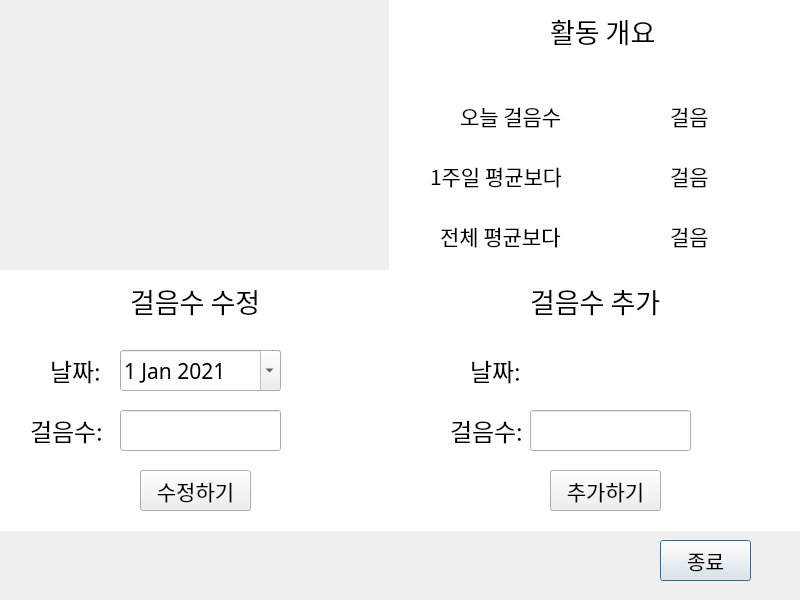
<?xml version="1.0" encoding="UTF-8"?>
<ui version="4.0">
 <class>Dialog</class>
 <widget class="QDialog" name="Dialog">
  <property name="geometry">
   <rect>
    <x>0</x>
    <y>0</y>
    <width>800</width>
    <height>600</height>
   </rect>
  </property>
  <property name="windowTitle">
   <string>Dialog</string>
  </property>
  <widget class="QPushButton" name="exit">
   <property name="geometry">
    <rect>
     <x>660</x>
     <y>540</y>
     <width>91</width>
     <height>41</height>
    </rect>
   </property>
   <property name="font">
    <font>
     <family>KoPub돋움체 Bold</family>
     <pointsize>15</pointsize>
    </font>
   </property>
   <property name="text">
    <string>종료</string>
   </property>
  </widget>
  <widget class="QLabel" name="image1">
   <property name="geometry">
    <rect>
     <x>-1</x>
     <y>-30</y>
     <width>400</width>
     <height>300</height>
    </rect>
   </property>
   <property name="font">
    <font>
     <family>KoPub돋움체 Bold</family>
    </font>
   </property>
   <property name="text">
    <string/>
   </property>
  </widget>
  <widget class="QLabel" name="label">
   <property name="geometry">
    <rect>
     <x>389</x>
     <y>-30</y>
     <width>411</width>
     <height>300</height>
    </rect>
   </property>
   <property name="styleSheet">
    <string notr="true">QLabel {background-color:white}</string>
   </property>
   <property name="text">
    <string/>
   </property>
  </widget>
  <widget class="QLabel" name="label_2">
   <property name="geometry">
    <rect>
     <x>550</x>
     <y>10</y>
     <width>111</width>
     <height>41</height>
    </rect>
   </property>
   <property name="font">
    <font>
     <family>KoPub돋움체 Bold</family>
     <pointsize>20</pointsize>
     <weight>50</weight>
     <bold>false</bold>
    </font>
   </property>
   <property name="text">
    <string>활동 개요</string>
   </property>
  </widget>
  <widget class="QLabel" name="label_3">
   <property name="geometry">
    <rect>
     <x>460</x>
     <y>100</y>
     <width>101</width>
     <height>31</height>
    </rect>
   </property>
   <property name="font">
    <font>
     <family>KoPub돋움체 Bold</family>
     <pointsize>16</pointsize>
     <weight>50</weight>
     <bold>false</bold>
    </font>
   </property>
   <property name="text">
    <string>오늘 걸음수:</string>
   </property>
  </widget>
  <widget class="QLabel" name="label_4">
   <property name="geometry">
    <rect>
     <x>430</x>
     <y>160</y>
     <width>131</width>
     <height>31</height>
    </rect>
   </property>
   <property name="font">
    <font>
     <family>KoPub돋움체 Bold</family>
     <pointsize>16</pointsize>
     <weight>50</weight>
     <bold>false</bold>
    </font>
   </property>
   <property name="text">
    <string>1주일 평균보다:</string>
   </property>
  </widget>
  <widget class="QLabel" name="label_5">
   <property name="geometry">
    <rect>
     <x>440</x>
     <y>220</y>
     <width>121</width>
     <height>31</height>
    </rect>
   </property>
   <property name="font">
    <font>
     <family>KoPub돋움체 Bold</family>
     <pointsize>16</pointsize>
     <weight>50</weight>
     <bold>false</bold>
    </font>
   </property>
   <property name="text">
    <string>전체 평균보다:</string>
   </property>
  </widget>
  <widget class="QLabel" name="today_text">
   <property name="geometry">
    <rect>
     <x>570</x>
     <y>100</y>
     <width>91</width>
     <height>31</height>
    </rect>
   </property>
   <property name="font">
    <font>
     <family>KoPub돋움체 Bold</family>
     <pointsize>16</pointsize>
     <weight>50</weight>
     <bold>false</bold>
    </font>
   </property>
   <property name="text">
    <string/>
   </property>
   <property name="alignment">
    <set>Qt::AlignCenter</set>
   </property>
  </widget>
  <widget class="QLabel" name="week_text">
   <property name="geometry">
    <rect>
     <x>570</x>
     <y>160</y>
     <width>91</width>
     <height>31</height>
    </rect>
   </property>
   <property name="font">
    <font>
     <family>KoPub돋움체 Bold</family>
     <pointsize>16</pointsize>
     <weight>50</weight>
     <bold>false</bold>
    </font>
   </property>
   <property name="text">
    <string/>
   </property>
   <property name="alignment">
    <set>Qt::AlignCenter</set>
   </property>
  </widget>
  <widget class="QLabel" name="total_text">
   <property name="geometry">
    <rect>
     <x>570</x>
     <y>220</y>
     <width>91</width>
     <height>31</height>
    </rect>
   </property>
   <property name="font">
    <font>
     <family>KoPub돋움체 Bold</family>
     <pointsize>16</pointsize>
     <weight>50</weight>
     <bold>false</bold>
    </font>
   </property>
   <property name="text">
    <string/>
   </property>
   <property name="alignment">
    <set>Qt::AlignCenter</set>
   </property>
  </widget>
  <widget class="QLabel" name="label_9">
   <property name="geometry">
    <rect>
     <x>670</x>
     <y>100</y>
     <width>41</width>
     <height>31</height>
    </rect>
   </property>
   <property name="font">
    <font>
     <family>KoPub돋움체 Bold</family>
     <pointsize>16</pointsize>
     <weight>50</weight>
     <bold>false</bold>
    </font>
   </property>
   <property name="text">
    <string>걸음</string>
   </property>
  </widget>
  <widget class="QLabel" name="label_10">
   <property name="geometry">
    <rect>
     <x>670</x>
     <y>160</y>
     <width>41</width>
     <height>31</height>
    </rect>
   </property>
   <property name="font">
    <font>
     <family>KoPub돋움체 Bold</family>
     <pointsize>16</pointsize>
     <weight>50</weight>
     <bold>false</bold>
    </font>
   </property>
   <property name="text">
    <string>걸음</string>
   </property>
  </widget>
  <widget class="QLabel" name="label_11">
   <property name="geometry">
    <rect>
     <x>670</x>
     <y>220</y>
     <width>41</width>
     <height>31</height>
    </rect>
   </property>
   <property name="font">
    <font>
     <family>KoPub돋움체 Bold</family>
     <pointsize>16</pointsize>
     <weight>50</weight>
     <bold>false</bold>
    </font>
   </property>
   <property name="text">
    <string>걸음</string>
   </property>
  </widget>
  <widget class="QLabel" name="date_text">
   <property name="geometry">
    <rect>
     <x>520</x>
     <y>50</y>
     <width>181</width>
     <height>41</height>
    </rect>
   </property>
   <property name="font">
    <font>
     <family>KoPub돋움체 Bold</family>
     <pointsize>20</pointsize>
     <weight>50</weight>
     <bold>false</bold>
    </font>
   </property>
   <property name="text">
    <string/>
   </property>
  </widget>
  <widget class="QLabel" name="label_6">
   <property name="geometry">
    <rect>
     <x>400</x>
     <y>270</y>
     <width>401</width>
     <height>261</height>
    </rect>
   </property>
   <property name="styleSheet">
    <string notr="true">QLabel {background-color:white}</string>
   </property>
   <property name="text">
    <string/>
   </property>
  </widget>
  <widget class="QLabel" name="label_7">
   <property name="geometry">
    <rect>
     <x>0</x>
     <y>270</y>
     <width>401</width>
     <height>261</height>
    </rect>
   </property>
   <property name="styleSheet">
    <string notr="true">QLabel {background-color:white}</string>
   </property>
   <property name="text">
    <string/>
   </property>
  </widget>
  <widget class="QLabel" name="label_8">
   <property name="geometry">
    <rect>
     <x>530</x>
     <y>280</y>
     <width>131</width>
     <height>41</height>
    </rect>
   </property>
   <property name="font">
    <font>
     <family>KoPub돋움체 Bold</family>
     <pointsize>20</pointsize>
     <weight>50</weight>
     <bold>false</bold>
    </font>
   </property>
   <property name="text">
    <string>걸음수 추가</string>
   </property>
  </widget>
  <widget class="QLabel" name="label_12">
   <property name="geometry">
    <rect>
     <x>130</x>
     <y>280</y>
     <width>131</width>
     <height>41</height>
    </rect>
   </property>
   <property name="font">
    <font>
     <family>KoPub돋움체 Bold</family>
     <pointsize>20</pointsize>
     <weight>50</weight>
     <bold>false</bold>
    </font>
   </property>
   <property name="text">
    <string>걸음수 수정</string>
   </property>
  </widget>
  <widget class="QDateEdit" name="dateEdit">
   <property name="geometry">
    <rect>
     <x>120</x>
     <y>350</y>
     <width>161</width>
     <height>41</height>
    </rect>
   </property>
   <property name="font">
    <font>
     <family>KoPub돋움체 Bold</family>
     <pointsize>16</pointsize>
    </font>
   </property>
   <property name="maximumDateTime">
    <datetime>
     <hour>23</hour>
     <minute>59</minute>
     <second>59</second>
     <year>2200</year>
     <month>12</month>
     <day>31</day>
    </datetime>
   </property>
   <property name="minimumDateTime">
    <datetime>
     <hour>0</hour>
     <minute>0</minute>
     <second>0</second>
     <year>2020</year>
     <month>1</month>
     <day>1</day>
    </datetime>
   </property>
   <property name="maximumDate">
    <date>
     <year>2200</year>
     <month>12</month>
     <day>31</day>
    </date>
   </property>
   <property name="calendarPopup">
    <bool>true</bool>
   </property>
   <property name="date">
    <date>
     <year>2021</year>
     <month>1</month>
     <day>1</day>
    </date>
   </property>
  </widget>
  <widget class="QPushButton" name="modify_step_bt">
   <property name="geometry">
    <rect>
     <x>140</x>
     <y>470</y>
     <width>111</width>
     <height>41</height>
    </rect>
   </property>
   <property name="font">
    <font>
     <family>KoPub돋움체 Bold</family>
     <pointsize>16</pointsize>
    </font>
   </property>
   <property name="text">
    <string>수정하기</string>
   </property>
  </widget>
  <widget class="QLineEdit" name="modify_step_text">
   <property name="geometry">
    <rect>
     <x>120</x>
     <y>410</y>
     <width>161</width>
     <height>41</height>
    </rect>
   </property>
   <property name="font">
    <font>
     <family>KoPub돋움체 Bold</family>
     <pointsize>16</pointsize>
    </font>
   </property>
  </widget>
  <widget class="QLabel" name="label_13">
   <property name="geometry">
    <rect>
     <x>50</x>
     <y>350</y>
     <width>51</width>
     <height>41</height>
    </rect>
   </property>
   <property name="font">
    <font>
     <family>KoPub돋움체 Bold</family>
     <pointsize>18</pointsize>
     <weight>50</weight>
     <bold>false</bold>
    </font>
   </property>
   <property name="text">
    <string>날짜:</string>
   </property>
  </widget>
  <widget class="QLabel" name="label_14">
   <property name="geometry">
    <rect>
     <x>30</x>
     <y>410</y>
     <width>71</width>
     <height>41</height>
    </rect>
   </property>
   <property name="font">
    <font>
     <family>KoPub돋움체 Bold</family>
     <pointsize>18</pointsize>
     <weight>50</weight>
     <bold>false</bold>
    </font>
   </property>
   <property name="text">
    <string>걸음수:</string>
   </property>
  </widget>
  <widget class="QLabel" name="label_15">
   <property name="geometry">
    <rect>
     <x>470</x>
     <y>350</y>
     <width>51</width>
     <height>41</height>
    </rect>
   </property>
   <property name="font">
    <font>
     <family>KoPub돋움체 Bold</family>
     <pointsize>18</pointsize>
     <weight>50</weight>
     <bold>false</bold>
    </font>
   </property>
   <property name="text">
    <string>날짜:</string>
   </property>
  </widget>
  <widget class="QLabel" name="plus_date_text">
   <property name="geometry">
    <rect>
     <x>520</x>
     <y>350</y>
     <width>161</width>
     <height>41</height>
    </rect>
   </property>
   <property name="font">
    <font>
     <family>KoPub돋움체 Bold</family>
     <pointsize>16</pointsize>
     <weight>50</weight>
     <bold>false</bold>
    </font>
   </property>
   <property name="text">
    <string/>
   </property>
   <property name="alignment">
    <set>Qt::AlignCenter</set>
   </property>
  </widget>
  <widget class="QLabel" name="label_16">
   <property name="geometry">
    <rect>
     <x>450</x>
     <y>410</y>
     <width>71</width>
     <height>41</height>
    </rect>
   </property>
   <property name="font">
    <font>
     <family>KoPub돋움체 Bold</family>
     <pointsize>18</pointsize>
     <weight>50</weight>
     <bold>false</bold>
    </font>
   </property>
   <property name="text">
    <string>걸음수:</string>
   </property>
  </widget>
  <widget class="QLineEdit" name="add_step_text">
   <property name="geometry">
    <rect>
     <x>530</x>
     <y>410</y>
     <width>161</width>
     <height>41</height>
    </rect>
   </property>
   <property name="font">
    <font>
     <family>KoPub돋움체 Bold</family>
     <pointsize>16</pointsize>
    </font>
   </property>
  </widget>
  <widget class="QPushButton" name="add_step_bt">
   <property name="geometry">
    <rect>
     <x>550</x>
     <y>470</y>
     <width>111</width>
     <height>41</height>
    </rect>
   </property>
   <property name="font">
    <font>
     <family>KoPub돋움체 Bold</family>
     <pointsize>16</pointsize>
    </font>
   </property>
   <property name="text">
    <string>추가하기</string>
   </property>
  </widget>
  <widget class="QLabel" name="modify_error">
   <property name="geometry">
    <rect>
     <x>70</x>
     <y>320</y>
     <width>261</width>
     <height>21</height>
    </rect>
   </property>
   <property name="font">
    <font>
     <family>KoPub돋움체 Bold</family>
     <pointsize>12</pointsize>
    </font>
   </property>
   <property name="styleSheet">
    <string notr="true">QLabel {color : red; }</string>
   </property>
   <property name="text">
    <string/>
   </property>
   <property name="alignment">
    <set>Qt::AlignCenter</set>
   </property>
  </widget>
  <widget class="QLabel" name="add_error">
   <property name="geometry">
    <rect>
     <x>480</x>
     <y>320</y>
     <width>231</width>
     <height>21</height>
    </rect>
   </property>
   <property name="font">
    <font>
     <family>KoPub돋움체 Bold</family>
     <pointsize>12</pointsize>
    </font>
   </property>
   <property name="styleSheet">
    <string notr="true">QLabel {color : red; }</string>
   </property>
   <property name="text">
    <string/>
   </property>
   <property name="alignment">
    <set>Qt::AlignCenter</set>
   </property>
  </widget>
 </widget>
 <resources/>
 <connections/>
</ui>
